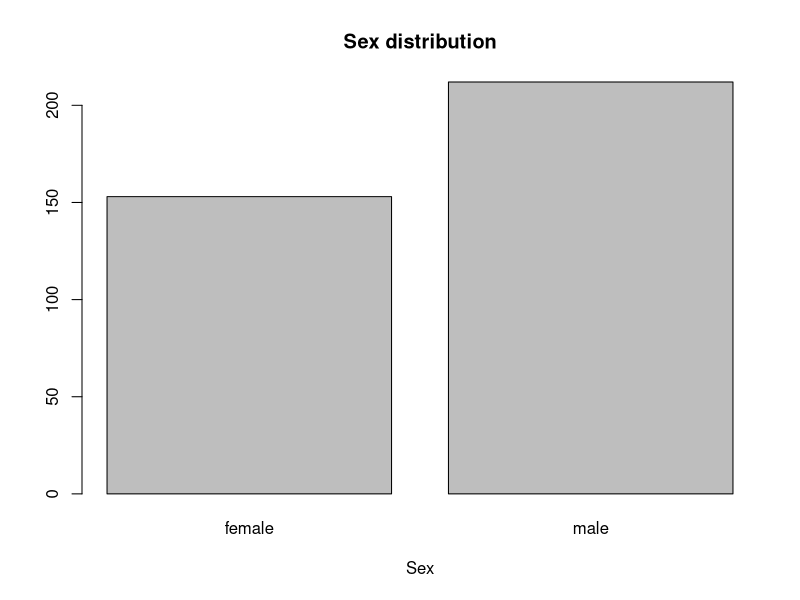
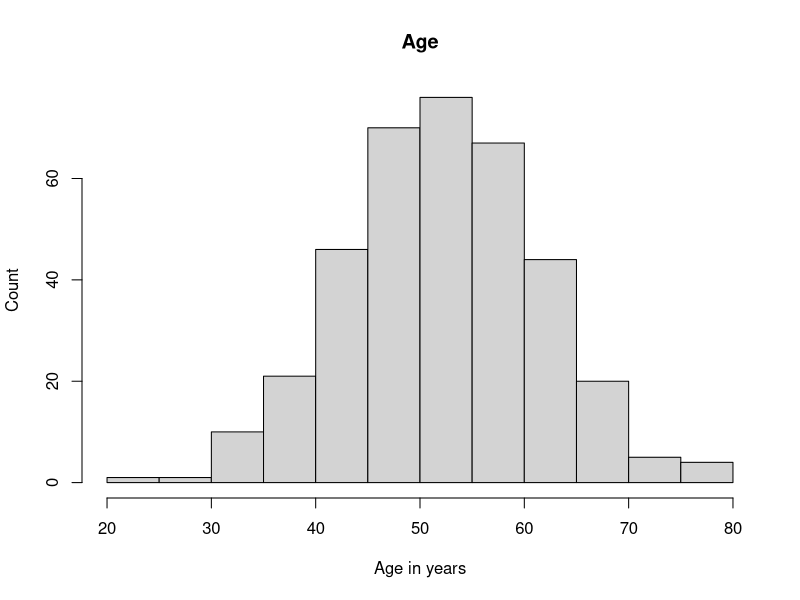
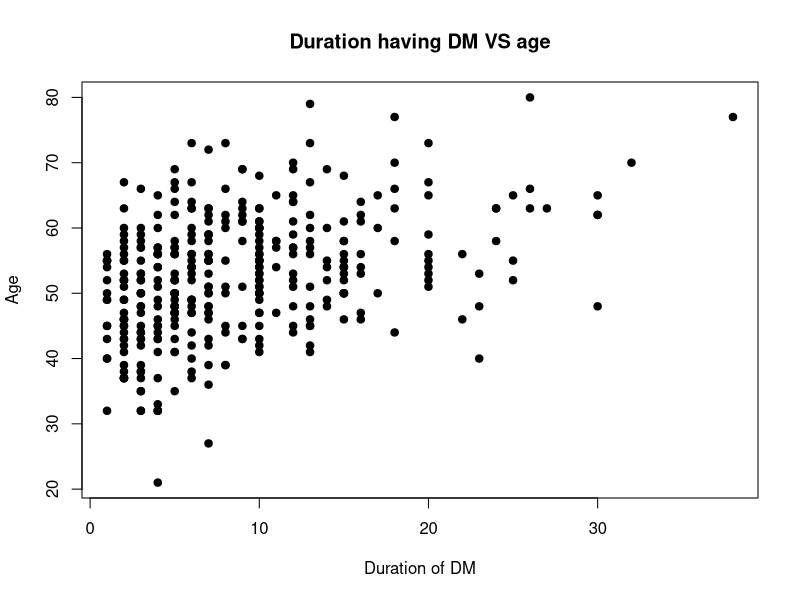
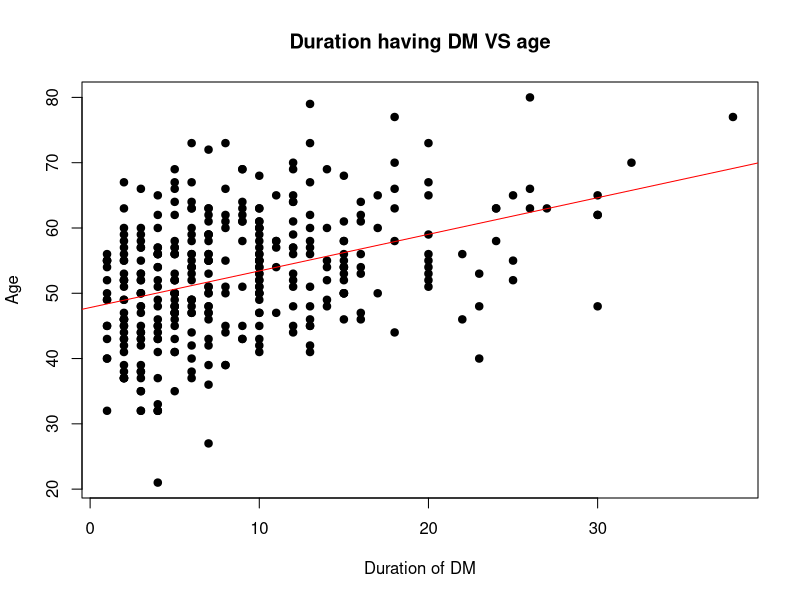
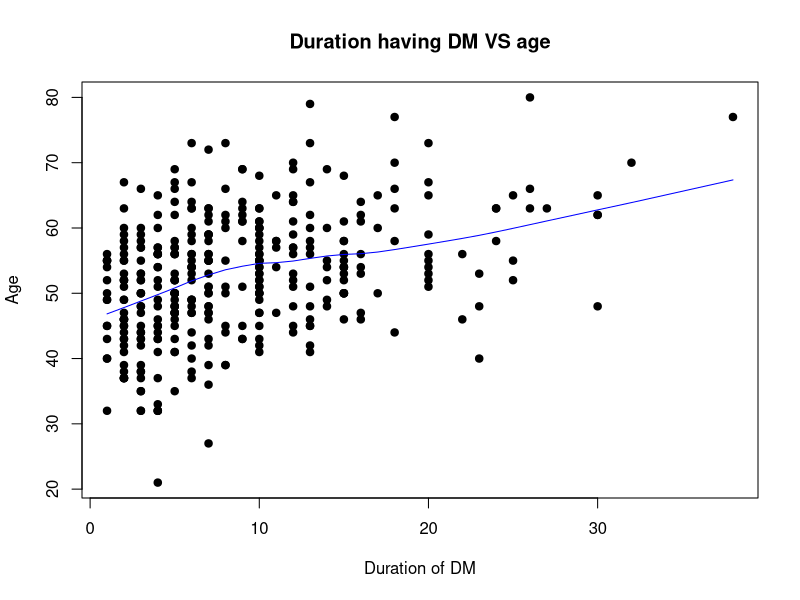
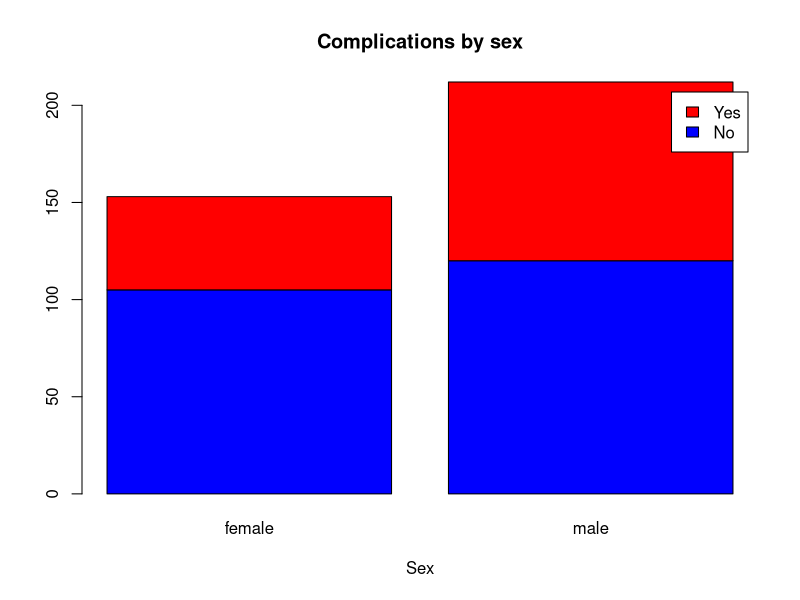
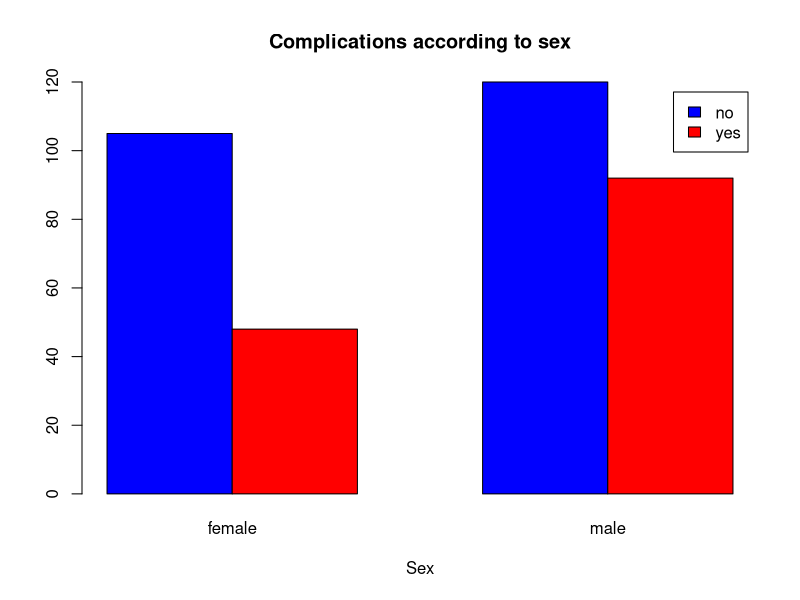

Write R code to recreate these figures, in order.
## ---- chunk 1
list.files()
## ---- chunk 2
library(foreign)
dataSPSS<-read.spss('qol.sav', to.data.frame = TRUE)
## ---- chunk 3
str(dataSPSS)
## ---- chunk 4
summary(dataSPSS)
## ---- chunk 5
dist.sex<-table(dataSPSS$sex)
barplot(dist.sex,
        main='Sex distribution',
        xlab='Sex')
## ---- chunk 6
hist(dataSPSS$age, main = 'Age',
     xlab='Age in years',
     ylab='Count')
## ---- chunk 7
plot(dataSPSS$tahundx, dataSPSS$age,
     main = 'Duration having DM VS age',
     xlab = 'Duration of DM', ylab = 'Age',
     pch = 19)
## ---- chunk 8
plot(dataSPSS$tahundx, dataSPSS$age,
     main = 'Duration having DM VS age',
     xlab = 'Duration of DM', ylab = 'Age',
     pch = 19)
abline(lm(dataSPSS$age~dataSPSS$tahundx), col = 'red')
## ---- chunk 9
plot(dataSPSS$tahundx, dataSPSS$age,
     main = 'Duration having DM VS age',
     xlab = 'Duration of DM', ylab = 'Age',
     pch = 19)
lines(lowess(dataSPSS$tahundx,dataSPSS$age), col = 'blue')
## ---- chunk 10
compl.sex<-table(dataSPSS$complica,dataSPSS$sex)
compl.sex
barplot(compl.sex,
        main='Complications by sex',
        xlab='Sex',
        col=c('blue','red'),
        legend=c('No','Yes'))
## ---- chunk 11
compl.sex
barplot(compl.sex,
        main = 'Complications according to sex',
        xlab = 'Sex',
        col = c('blue','red'),
        legend = c('no','yes'),
        beside = TRUE)
